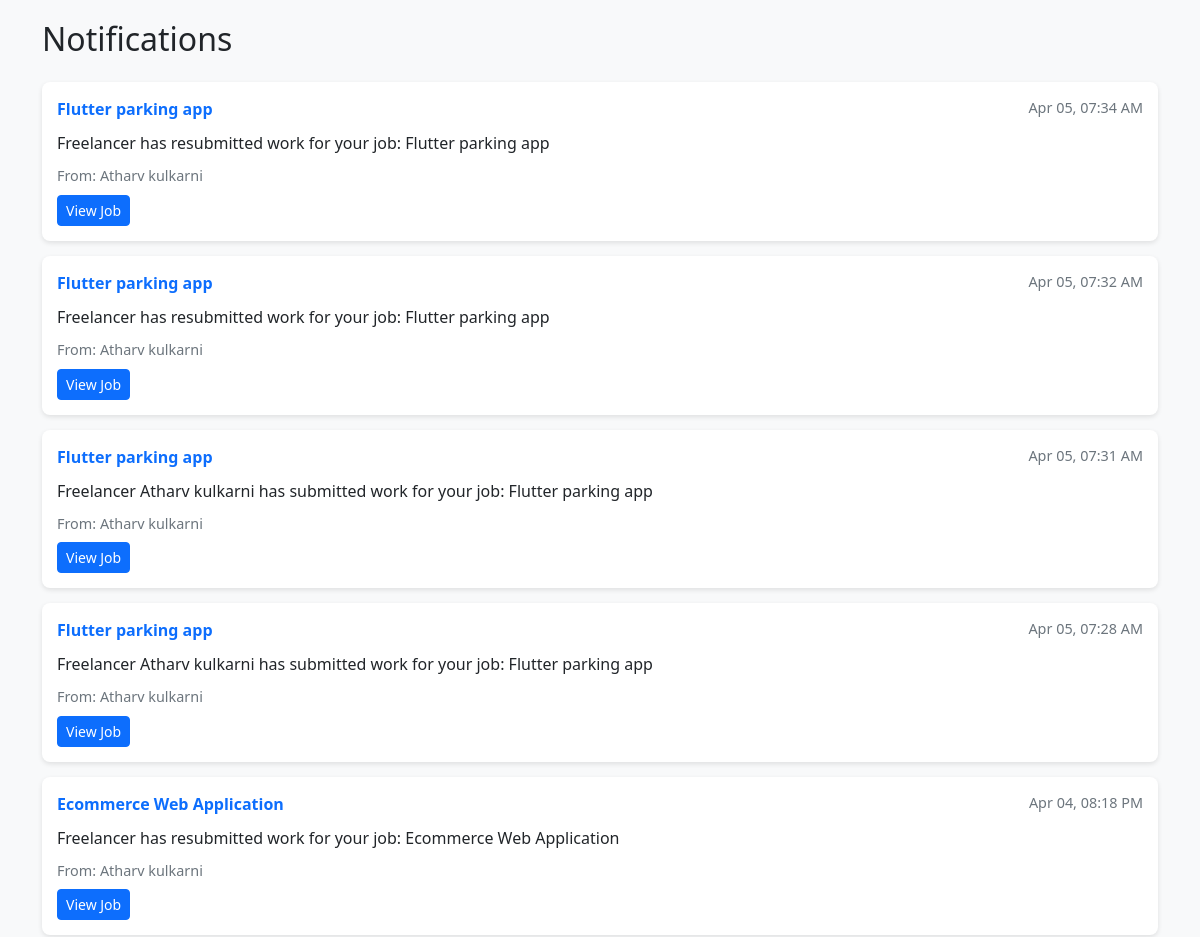
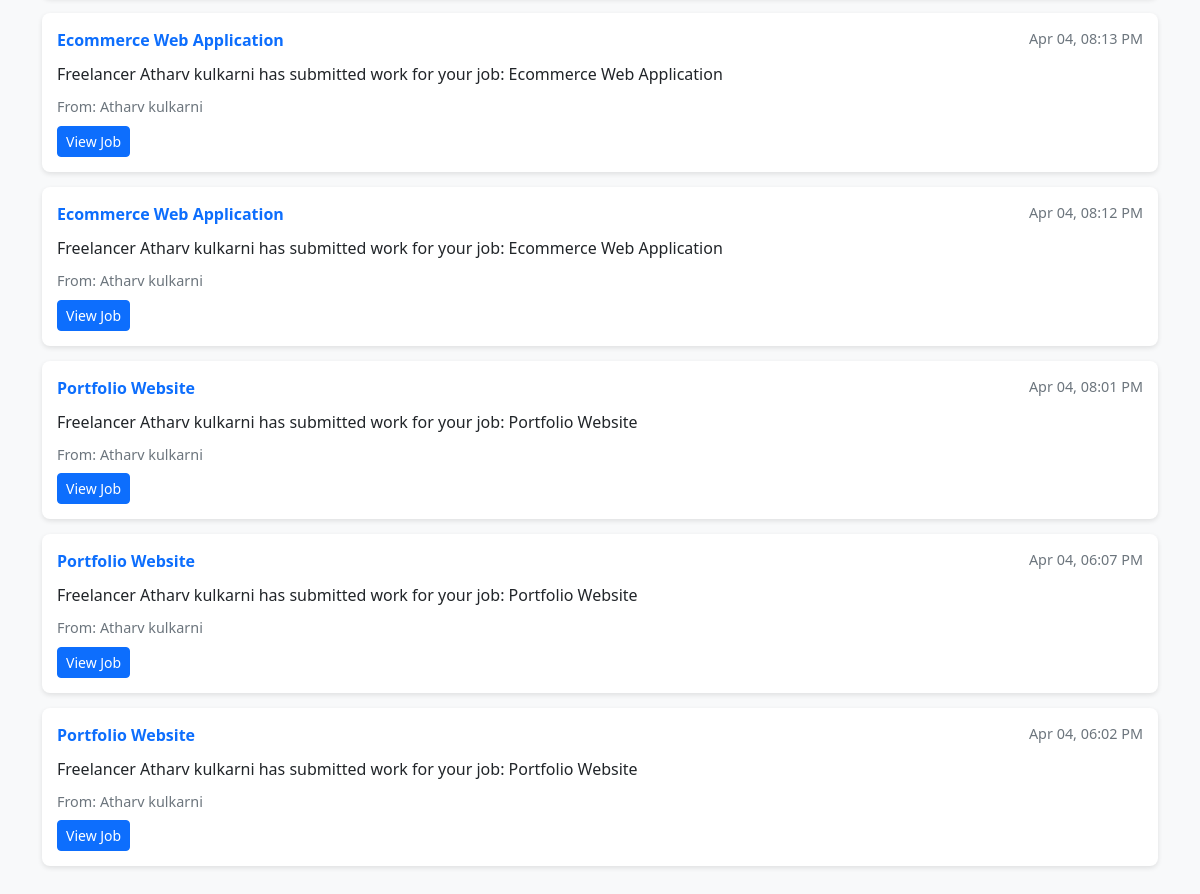
Page /PHPUIFiles/notifications.php (signed in) on the committed database (2 pictures, top to bottom).
### tables this page shows
CREATE TABLE notifications (
    id INTEGER PRIMARY KEY AUTOINCREMENT,
    user_id INTEGER NOT NULL,
    job_id INTEGER NOT NULL,
    freelancer_id INTEGER NOT NULL,
    message TEXT NOT NULL,
    is_read BOOLEAN DEFAULT 0,
    created_at TEXT DEFAULT CURRENT_TIMESTAMP,
    FOREIGN KEY (user_id) REFERENCES users(id),
    FOREIGN KEY (job_id) REFERENCES jobs(id),
    FOREIGN KEY (freelancer_id) REFERENCES freelancers(id)
);

CREATE TABLE "jobs" (
	"id"	INTEGER,
	"username"	TEXT NOT NULL,
	"job_title"	TEXT NOT NULL,
	"job_category"	NUMERIC NOT NULL,
	"job_description"	NUMERIC NOT NULL,
	"primary_skill"	TEXT NOT NULL,
	"additional_skills"	NUMERIC,
	"experience_level"	TEXT NOT NULL,
	"budget"	REAL NOT NULL,
	"deadline"	DATE NOT NULL,
	"attachments"	TEXT,
	"additional_questions"	TEXT,
	"status"	TEXT DEFAULT 'Open',
	"NoOfbidsReceived"	INTEGER DEFAULT 0,
	"posted_date"	DATETIME DEFAULT CURRENT_TIMESTAMP, user_id INTEGER,
	PRIMARY KEY("id" AUTOINCREMENT)
);

CREATE TABLE "freelancers" (
	"id"	INTEGER,
	"name"	TEXT NOT NULL,
	"username"	TEXT NOT NULL,
	"password"	TEXT NOT NULL,
	"email"	TEXT NOT NULL,
	"contact"	TEXT NOT NULL,
	"gender"	TEXT NOT NULL,
	"dob"	TEXT NOT NULL,
	"skills"	TEXT NOT NULL,
	"tools"	TEXT NOT NULL,
	"tagline"	TEXT NOT NULL,
	"about_me"	TEXT NOT NULL,
	"experience"	INTEGER NOT NULL,
	"languages"	TEXT NOT NULL,
	"availability"	TEXT NOT NULL,
	"degree"	TEXT NOT NULL,
	"institute"	TEXT NOT NULL,
	"graduation_year"	INTEGER NOT NULL,
	"profile_picture"	TEXT,
	"resume"	TEXT,
	"usertype"	TEXT NOT NULL, earnings REAL DEFAULT 0, pending_payments REAL DEFAULT 0,
	PRIMARY KEY("id" AUTOINCREMENT)
);

### PHPUIFiles/notifications.php (the view, shortened to what this page needs)
<?php
$db = new SQLite3('C:\xampp\htdocs\FreelanceMarketplace\Connection\Freelance_db.db');
$username = $_SESSION["username"];
$userQuery = $db->prepare("SELECT users_id FROM users WHERE username = :username");
$userQuery->bindValue(':username', $username, SQLITE3_TEXT);
$userResult = $userQuery->execute();
$user = $userResult->fetchArray(SQLITE3_ASSOC);
$user_id = $user['users_id'];
$notificationsQuery = $db->prepare("
    SELECT n.*, j.job_title, f.name as freelancer_name
    FROM notifications n
    JOIN jobs j ON n.job_id = j.id
    JOIN freelancers f ON n.freelancer_id = f.id
    WHERE n.user_id = :user_id
    ORDER BY n.created_at DESC
");
$notificationsQuery->bindValue(':user_id', $user_id, SQLITE3_INTEGER);
$notificationsResult = $notificationsQuery->execute();
?>
<!DOCTYPE html>
<html lang="en">
<head>
    <link rel="stylesheet" href="https://cdnjs.cloudflare.com/ajax/libs/font-awesome/6.0.0-beta3/css/all.min.css">
    <link rel="stylesheet" href="https://cdnjs.cloudflare.com/ajax/libs/bootstrap/5.3.0/css/bootstrap.min.css">
</head>
<body>
    <div class="container">
        <h2 class="mb-4">Notifications</h2>
        <?php if ($notification = $notificationsResult->fetchArray(SQLITE3_ASSOC)): ?>
            <div class="notification-list">
                <?php do { ?>
                    <div class="notification-card">
                        <div class="notification-header">
                            <span class="notification-title"><?= htmlspecialchars($notification['job_title']) ?></span>
                            <span class="notification-time"><?= date('M d, h:i A', strtotime($notification['created_at'])) ?></span>
                        </div>
                        <div class="notification-message">
                            <?= htmlspecialchars($notification['message']) ?>
                        </div>
                        <div class="notification-footer">
                            From: <?= htmlspecialchars($notification['freelancer_name']) ?>
                        </div>
                        <div class="mt-2">
                            <a href="job_details.php?id=<?= $notification['job_id'] ?>" class="btn btn-sm btn-primary">View Job</a>
                        </div>
                    </div>
                <?php } while ($notification = $notificationsResult->fetchArray(SQLITE3_ASSOC)); ?>
            </div>
        <?php endif; ?>
    </div>
</body>
</html>

### PHPUIFiles/notifications.php (style rules this page uses)
body { padding: 20px; background-color: #f8f9fa; }
.notification-card { background: white; border-radius: 8px; padding: 15px; margin-bottom: 15px; box-shadow: 0 2px 5px rgba(0,0,0,0.1); }
.notification-header { display: flex; justify-content: space-between; margin-bottom: 10px; }
.notification-title { font-weight: 600; color: #0d6efd; }
.notification-time { color: #6c757d; font-size: 0.9rem; }
.notification-message { margin-bottom: 10px; }
.notification-footer { font-size: 0.9rem; color: #6c757d; }

### rows in the picture
notifications: job.job_title "Flutter parking app", created_at "Apr 05, 07:34 AM", message "Freelancer has resubmitted work for your job: Flutter parking app", freelancer.name "Atharv kulkarni"
notifications: job.job_title "Flutter parking app", created_at "Apr 05, 07:32 AM", message "Freelancer has resubmitted work for your job: Flutter parking app", freelancer.name "Atharv kulkarni"
notifications: job.job_title "Flutter parking app", created_at "Apr 05, 07:31 AM", message "Freelancer Atharv kulkarni has submitted work for your job: Flutter parking app", freelancer.name "Atharv kulkarni"
notifications: job.job_title "Flutter parking app", created_at "Apr 05, 07:28 AM", message "Freelancer Atharv kulkarni has submitted work for your job: Flutter parking app", freelancer.name "Atharv kulkarni"
notifications: job.job_title "Ecommerce Web Application", created_at "Apr 04, 08:18 PM", message "Freelancer has resubmitted work for your job: Ecommerce Web Application", freelancer.name "Atharv kulkarni"
notifications: job.job_title "Ecommerce Web Application", created_at "Apr 04, 08:13 PM", message "Freelancer Atharv kulkarni has submitted work for your job: Ecommerce Web Application", freelancer.name "Atharv kulkarni"
notifications: job.job_title "Ecommerce Web Application", created_at "Apr 04, 08:12 PM", message "Freelancer Atharv kulkarni has submitted work for your job: Ecommerce Web Application", freelancer.name "Atharv kulkarni"
notifications: job.job_title "Portfolio Website", created_at "Apr 04, 08:01 PM", message "Freelancer Atharv kulkarni has submitted work for your job: Portfolio Website", freelancer.name "Atharv kulkarni"
notifications: job.job_title "Portfolio Website", created_at "Apr 04, 06:07 PM", message "Freelancer Atharv kulkarni has submitted work for your job: Portfolio Website", freelancer.name "Atharv kulkarni"
notifications: job.job_title "Portfolio Website", created_at "Apr 04, 06:02 PM", message "Freelancer Atharv kulkarni has submitted work for your job: Portfolio Website", freelancer.name "Atharv kulkarni"
